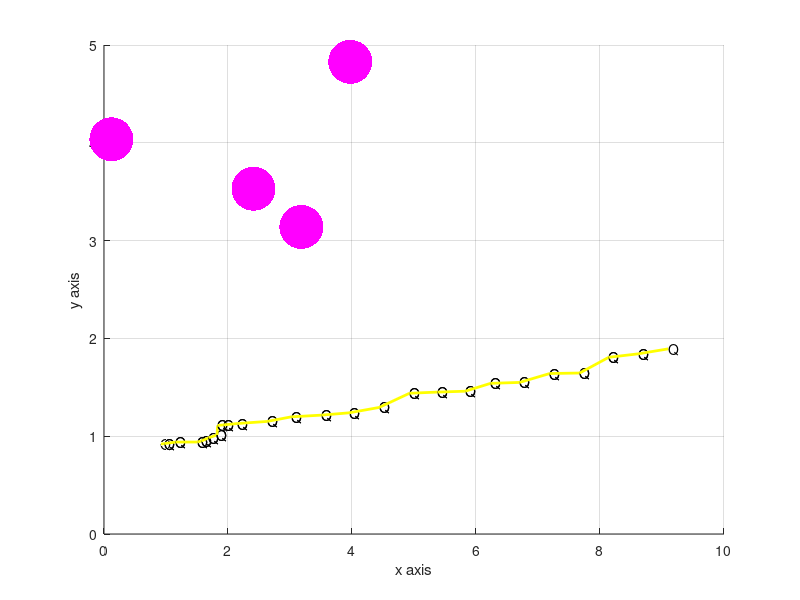

MATLAB code for this plot: (Note: this script raises an error after producing the figure.)
start=rand(1);endp=[9 9 9];
hold on
r1=rand(1,3)*5;
r2=rand(1,3)*5;
r3=rand(1,3)*5;
r4=rand(1,3)*5;
scatter3(r1(1),r1(2),r1(3),1000,'m','fill');
scatter3(r2(1),r2(2),r2(3),1000,'m','fill');
scatter3(r3(1),r3(2),r3(3),1000,'m','fill');
scatter3(r4(1),r4(2),r4(3),1000,'m','fill');

cx=start;cy=start;cz=start;

while(cx<=endp(1))
x=cx+(rand(1,100)*0.5);
y=cy+(rand(1,100)*0.5);
z=cz+(rand(1,100)*0.5);
dr1x=abs((r1(1)-x));  dr1y=abs((r1(2)-y));  dr1z=abs((r1(3)-z));
dr2x=abs((r2(1)-x));  dr2y=abs((r2(2)-y));  dr2z=abs((r2(3)-z));
dr3x=abs((r3(1)-x));  dr3y=abs((r3(2)-y));  dr3z=abs((r3(3)-z));
dr4x=abs((r4(1)-x));  dr4y=abs((r4(2)-y));  dr4z=abs((r4(3)-z));
R=dr1x+dr1y+dr1z+dr2x+dr2y+dr2z+dr3x+dr3y+dr3z+dr4x+dr4y+dr4z;

dex=abs((endp(1)-x));    dey=abs((endp(2)-y));     dez=abs((endp(3)-z));
E=dex+dey+dez;

Q=R-E;
m=max(Q);
h=find(Q==m);

   %%if(dr1x<1||dr2x<1||dr3x<1||dr4x<1||dr1y<1||dr2y<1||dr3y<1||dr4y<1||dr1z<1||dr2z<1||dr3z<1||dr4z<1)
    %%Q(h)=min(Q);
    %%m=max(Q);
    %%h=find(Q==m);
  %%end
ni=x(h);nj=y(h);nk=z(h);

X=[ni cx];Y=[nj cy];Z=[nk cz];
plot3(X,Y,Z,'y','linewidth',2);
text(X,Y,Z,'Q');
grid on;
xlabel('x axis');
ylabel('y axis');
zlabel('z axis');
cx=ni; cy=nj; cz=nk;
display(Q);
display(m);

end

legend('radar',0);
hold off;


